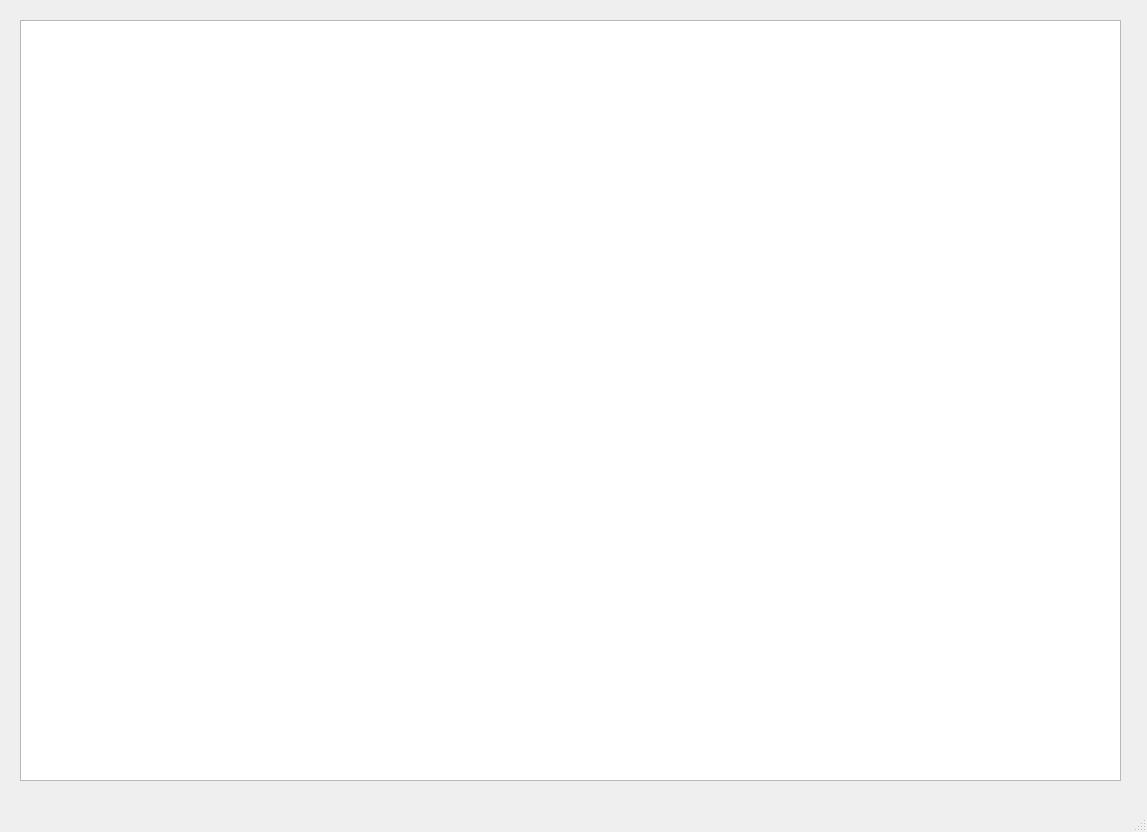
<?xml version="1.0" encoding="UTF-8"?>
<ui version="4.0">
 <class>MainWindow</class>
 <widget class="QMainWindow" name="MainWindow">
  <property name="geometry">
   <rect>
    <x>0</x>
    <y>0</y>
    <width>1147</width>
    <height>832</height>
   </rect>
  </property>
  <property name="windowTitle">
   <string>MainWindow</string>
  </property>
  <widget class="QWidget" name="centralwidget">
   <widget class="QGraphicsView" name="graphicsView">
    <property name="geometry">
     <rect>
      <x>20</x>
      <y>20</y>
      <width>1101</width>
      <height>761</height>
     </rect>
    </property>
   </widget>
  </widget>
  <widget class="QMenuBar" name="menubar">
   <property name="geometry">
    <rect>
     <x>0</x>
     <y>0</y>
     <width>1147</width>
     <height>21</height>
    </rect>
   </property>
  </widget>
  <widget class="QStatusBar" name="statusbar"/>
 </widget>
 <resources/>
 <connections/>
</ui>
